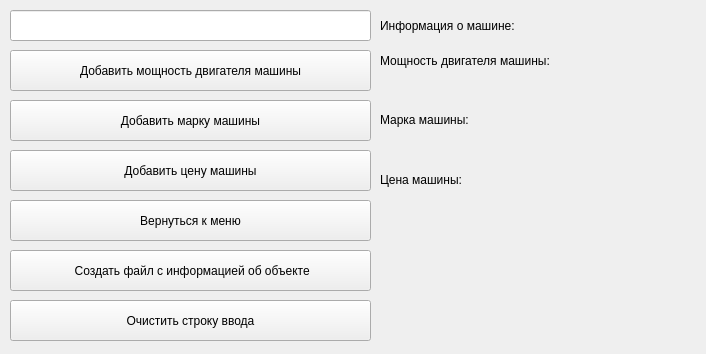
<?xml version="1.0" encoding="UTF-8"?>
<ui version="4.0">
 <class>MainCar</class>
 <widget class="QWidget" name="MainCar">
  <property name="geometry">
   <rect>
    <x>0</x>
    <y>0</y>
    <width>706</width>
    <height>354</height>
   </rect>
  </property>
  <property name="windowTitle">
   <string>Form</string>
  </property>
  <widget class="QPushButton" name="menuButton">
   <property name="geometry">
    <rect>
     <x>10</x>
     <y>200</y>
     <width>361</width>
     <height>41</height>
    </rect>
   </property>
   <property name="text">
    <string>Вернуться к меню</string>
   </property>
  </widget>
  <widget class="QPushButton" name="priceButton">
   <property name="geometry">
    <rect>
     <x>10</x>
     <y>150</y>
     <width>361</width>
     <height>41</height>
    </rect>
   </property>
   <property name="text">
    <string>Добавить цену машины</string>
   </property>
  </widget>
  <widget class="QPushButton" name="brandButton">
   <property name="geometry">
    <rect>
     <x>10</x>
     <y>100</y>
     <width>361</width>
     <height>41</height>
    </rect>
   </property>
   <property name="text">
    <string>Добавить марку машины</string>
   </property>
  </widget>
  <widget class="QPushButton" name="powerButton">
   <property name="geometry">
    <rect>
     <x>10</x>
     <y>50</y>
     <width>361</width>
     <height>41</height>
    </rect>
   </property>
   <property name="text">
    <string>Добавить мощность двигателя машины</string>
   </property>
  </widget>
  <widget class="QLineEdit" name="lineEdit">
   <property name="geometry">
    <rect>
     <x>10</x>
     <y>10</y>
     <width>361</width>
     <height>31</height>
    </rect>
   </property>
  </widget>
  <widget class="QPushButton" name="fileButton">
   <property name="geometry">
    <rect>
     <x>10</x>
     <y>250</y>
     <width>361</width>
     <height>41</height>
    </rect>
   </property>
   <property name="text">
    <string> Cоздать файл с информацией об объекте</string>
   </property>
  </widget>
  <widget class="QLabel" name="label">
   <property name="geometry">
    <rect>
     <x>380</x>
     <y>10</y>
     <width>321</width>
     <height>31</height>
    </rect>
   </property>
   <property name="text">
    <string>Информация о машине:</string>
   </property>
  </widget>
  <widget class="QLabel" name="informLabel">
   <property name="geometry">
    <rect>
     <x>380</x>
     <y>50</y>
     <width>311</width>
     <height>21</height>
    </rect>
   </property>
   <property name="text">
    <string>Мощность двигателя машины:</string>
   </property>
  </widget>
  <widget class="QLabel" name="powerLabel">
   <property name="geometry">
    <rect>
     <x>380</x>
     <y>80</y>
     <width>311</width>
     <height>20</height>
    </rect>
   </property>
   <property name="text">
    <string/>
   </property>
  </widget>
  <widget class="QLabel" name="label_3">
   <property name="geometry">
    <rect>
     <x>380</x>
     <y>110</y>
     <width>311</width>
     <height>20</height>
    </rect>
   </property>
   <property name="text">
    <string>Марка машины:</string>
   </property>
  </widget>
  <widget class="QLabel" name="brandLabel">
   <property name="geometry">
    <rect>
     <x>380</x>
     <y>140</y>
     <width>311</width>
     <height>20</height>
    </rect>
   </property>
   <property name="text">
    <string/>
   </property>
  </widget>
  <widget class="QLabel" name="label_5">
   <property name="geometry">
    <rect>
     <x>380</x>
     <y>170</y>
     <width>311</width>
     <height>20</height>
    </rect>
   </property>
   <property name="text">
    <string>Цена машины:</string>
   </property>
  </widget>
  <widget class="QLabel" name="priceLabel">
   <property name="geometry">
    <rect>
     <x>380</x>
     <y>200</y>
     <width>311</width>
     <height>20</height>
    </rect>
   </property>
   <property name="text">
    <string/>
   </property>
  </widget>
  <widget class="QPushButton" name="clearButton">
   <property name="geometry">
    <rect>
     <x>10</x>
     <y>300</y>
     <width>361</width>
     <height>41</height>
    </rect>
   </property>
   <property name="text">
    <string>Очистить строку ввода</string>
   </property>
  </widget>
 </widget>
 <resources/>
 <connections/>
</ui>
